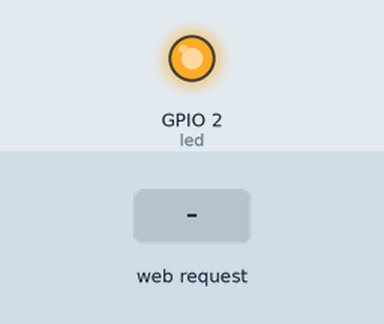
Recording of a sketch running on a simulated ESP32. On the bench: output pins drawn as LEDs (lit = HIGH). The test bench sets the inputs (shaded band). WiFi joins after 1.5 s; servers stay silent unless stated; what the sketch prints to the serial monitor is not drawn.

Above: at 3.3 s.
3.4 s: HTTP request GET /led/on received
4.9 s: HTTP request GET /led/off received
At 6.1 s:
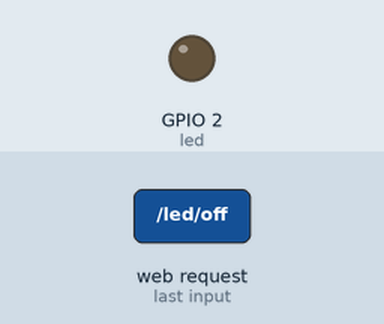
6.4 s: HTTP request GET /off received
Timing chart, 0 to 9.4 s (numbered marks = the images above; inputs shaded):
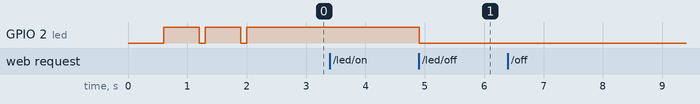

Measured:
- after the input at 3.4 s, every drawn part: stays the same
- after the input at 4.9 s, GPIO 2 (led): HIGH → LOW at once
- after the input at 6.4 s, every drawn part: stays the same

The sketch:

ServidorWeb_ESP32.ino
```cpp
#include <WiFi.h>
const char *ssid = "trUEM";
const char *password = "trUEM_2019";
WiFiServer server(80);
// armazena a requisição do HTTP;
String header;
int led = 2;
String ledstate = "off";// estado atual do led
int count = 0;

void setup() {
  Serial.begin(115200);
  pinMode(led, OUTPUT);
  digitalWrite(led, LOW);

  WiFi.begin(ssid, password);
  Serial.print("Connecting to ");
  Serial.println(ssid);

  while (WiFi.status() != WL_CONNECTED) {
    delay(500);
    Serial.print(".");
    digitalWrite(led, LOW); // liga o led
    delay(100);
    digitalWrite(led, HIGH); // desliga o led
    delay(100);
  }
  // Print local IP address and start web server
  Serial.println("");
  Serial.println("WiFi connected.");
  Serial.println("IP address: ");
  Serial.println(WiFi.localIP());
  server.begin();
}

void loop() {
  WiFiClient client = server.available();   // verifica se ha novos clientes

  if (client) {                             // novo cliente conectado,
    String currentLine = "";                // string de entrada de informacao do client
    while (client.connected()) {            // loop enquanto cliente conectado
      if (client.available()) {             // se o cliente enviou alguma informação
        char c = client.read();             // le a informacao
        Serial.write(c);
        header += c;
        if (c == '\n') {
          // se a informacao for uma linha vazia
          if (currentLine.length() == 0) {
            client.println("HTTP/1.1 200 OK");
            client.println("Content-type:text/html");
            client.println("Connection: close");
            client.println();

            //controle do led
            if (header.indexOf("GET /led/on") >= 0) {
              Serial.println("led on");
              ledstate = "on";
              digitalWrite(led, HIGH);
            } else if (header.indexOf("GET /led/off") >= 0) {
              Serial.println("led off");
              ledstate = "off";
              digitalWrite(led, LOW);
            }

            // HTML web page
            client.println("<!DOCTYPE html><html>");
            client.println("<head><meta name=\"viewport\" content=\"width=device-width, initial-scale=1\">");
            client.println("<link rel=\"icon\" href=\"data:,\">");
            // CSS alterar o estilo da pagina
            client.println("<style>html { font-family: Helvetica; display: inline-block; margin: 0px auto; text-align: center;}");
            client.println(".button { background-color: #195B6A; border: none; color: white; padding: 16px 40px;");
            client.println("text-decoration: none; font-size: 30px; margin: 2px; cursor: pointer;}");
            client.println(".button2 {background-color: #77878A;}</style></head>");

            // Web Page Head
            client.println("<body><h1>ESP32 Web Server</h1>");

            // botao
            client.println("<p>estado atual do led - " + ledstate + "</p>");
            if (ledstate == "off") {
              client.println("<p><a href=\"/led/on\"><button class=\"button\">ON</button></a></p>");
            } else {
              client.println("<p><a href=\"/led/off\"><button class=\"button button2\">OFF</button></a></p>");
              count++;
            }
            client.println("contador: " + String(count) + "</p>");

            client.println("</body></html>");
            client.println();
            // encerra o loop
            break;
          } else {
            currentLine = "";
          }
        } else if (c != '\r') {
          currentLine += c;
        }
      }
    }
    // limpa o header
    header = "";
    // encerra a conexao
    client.stop();
    Serial.println("Client disconnected.");
    Serial.println("");
  }
}
```
